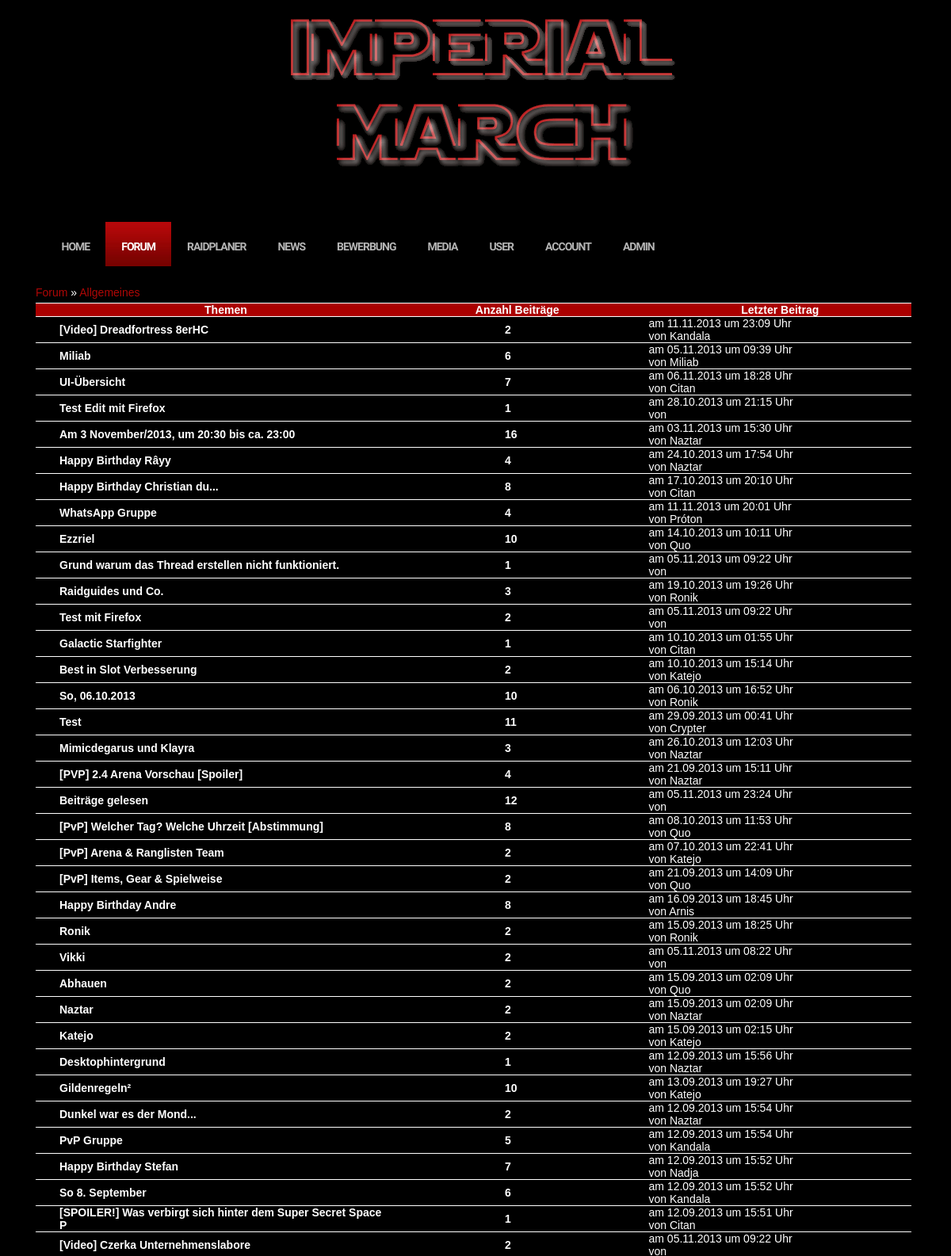
Screenshot of /showthreads_archiv.php?fid=33 (signed in, upper part) with the database file from the repository.
### tables this page shows
CREATE TABLE `forum_categories` (  `ID` int(255) unsigned NOT NULL AUTO_INCREMENT,  `position` int(255) NOT NULL,  `name` varchar(150) NOT NULL,  `description` varchar(255) NOT NULL,  `type` int(1) NOT NULL COMMENT '0 = Categorie; 1 = Forum',  `main_categorie` int(255) NOT NULL,  `active` int(1) NOT NULL COMMENT '0 = not visible; 1 = visible',  PRIMARY KEY (`ID`));

CREATE TABLE `forum_threads_archiv` (  `ID` int(255) unsigned NOT NULL AUTO_INCREMENT,  `fid` int(255) NOT NULL,  `topic` varchar(60) NOT NULL,  `closed` int(11) NOT NULL DEFAULT '0' COMMENT '0 = open; 1 = closed',  `created` timestamp NOT NULL DEFAULT CURRENT_TIMESTAMP,  `Sticky` tinyint(1) NOT NULL DEFAULT '0',  PRIMARY KEY (`ID`));

CREATE TABLE `forum_posts_archiv` (  `ID` int(255) unsigned NOT NULL AUTO_INCREMENT,  `tid` int(255) NOT NULL,  `fid` int(255) NOT NULL,  `username` varchar(60) NOT NULL,  `User_ID` int(11) NOT NULL,  `topic` varchar(60) NOT NULL,  `text` varchar(10000) NOT NULL,  `created` timestamp NOT NULL DEFAULT CURRENT_TIMESTAMP ON UPDATE CURRENT_TIMESTAMP,  PRIMARY KEY (`ID`));

CREATE TABLE IF NOT EXISTS `user` (
  `User_ID` int(10) unsigned NOT NULL AUTO_INCREMENT,
  `Email` varchar(100) NOT NULL,
  `Passwort` char(32) NOT NULL,
  `Mainchar` varchar(20) NOT NULL,
  `RLBildklein` varchar(160) DEFAULT NULL,
  `RLBildgross` varchar(160) DEFAULT NULL,
  `Vorname` varchar(60) DEFAULT NULL,
  `Name` varchar(60) DEFAULT NULL,
  `GebDatum` date DEFAULT NULL,
  `Ort` varchar(60) DEFAULT NULL,
  `Telefon` varchar(25) DEFAULT NULL,
  `oeffentlEmail` tinyint(1) DEFAULT NULL,
  `Beschreibung` varchar(1000) DEFAULT NULL,
  `Status` enum('aktiv','admin','deaktiviert','neu') DEFAULT 'neu',
  `Online` bigint(20) NOT NULL,
  PRIMARY KEY (`User_ID`),
  UNIQUE KEY `Mainchar` (`Mainchar`)
);

### src/db.inc (called while the page is built, shortened)
<?php
class Datenbank
{
    public $dbconn;
	public function __construct()
	{
        $this->dbconn = new mysqli("localhost","root","JK198dre1YotKah","IM_Website");
	}
	public function Get_Username($User_ID)
	{
		$Mainchar = "";
		$sql =	"SELECT Mainchar ".
				"FROM User ".
				"Where User_ID = ?;";
        $stmt = $this->dbconn->prepare($sql);
        $stmt->bind_param("i",$User_ID);
        $stmt->execute();
        $stmt->bind_result( $Mainchar );
        if($stmt->fetch())
            return $Mainchar;
        else
            return FALSE;
	}
	public function Get_Status($User_ID)
	{
	    $status="";
		$sql =	"SELECT Status ".
				"FROM User ".
				"Where User_ID = ?;";
        $stmt = $this->dbconn->prepare($sql);
        $stmt->bind_param("i",$User_ID);
        $stmt->execute();
        $stmt->bind_result( $status );
        if($stmt->fetch())
            return $status;
        else
            return FALSE;
	}
}
?>

### Forum/functions.php (called while the page is built)
<?php
function convertdate($date) {
$expDate = explode(" ", $date);
  $d    =    explode("-", $expDate[0]);
  $t    =    explode(":", $expDate[1]);
      return $d[2].'.'.$d[1].'.'.$d[0].' um '.$t[0].':'.$t[1].' Uhr';
}
function checkinput($input) {
	return $input;
}
?>

### showthreads_archiv.php (the view, shortened to what this page needs)
<?php
    include "./src/db.inc";
	$datenbank = new Datenbank();
	$Status = $datenbank->Get_Status($_SESSION['User_ID']);
	$Beitrag="";
   $timestamp = time();
   $datenbank->Useronline($_SESSION['User_ID'], $timestamp);
?>
<!DOCTYPE html PUBLIC "-//W3C//DTD XHTML 1.0 Strict//EN" "http://www.w3.org/TR/xhtml1/DTD/xhtml1-strict.dtd">
<html xmlns="http://www.w3.org/1999/xhtml">
<head>
<link href="./style.css" rel="stylesheet" type="text/css" media="screen" />
<link href="./forum.css" rel="stylesheet" type="text/css" media="screen" />
</head>
<body>
<div id="wrapper">
	<div id="header-wrapper">
		<div id="header">
			<div id="logo">
			</div>
		</div>
	</div>
	<div id="menu">
		<ul>
			 <li><a href="./login.php">Home</a></li>
             <li class="current_page_item"><a href="./overview.php">Forum</a></li>
             <li><a href="./raidplaner.php">Raidplaner</a></li>
			 <li><a href="#">News</a>
			</li>
			 <li><a href="./Bewerbungen.php">Bewerbung</a></li>
			 <li><a href="#">Media</a>
			 </li>
			 <li><a href="./User.php">User</a></li>
			 <li><a href="./Account.php">Account</a></li>
			<?php
			if($Status=='admin')
			{
			echo '<li><a href="./Admin.php">Admin</a></li>';
			}
			?>
		</ul>
	</div>
	<div id="page">
				<div id="contentforum">
					<div class="post">
						<div class="thread">
						<?php
							include './Forum/functions.php';
							  $fid = checkinput(trim($_GET['fid']));
							  $get_name = 'SELECT `name` FROM `forum_categories` WHERE `ID` = '.$fid.'';
							  $name = $db->query($get_name);
								$f_name = $name->fetch_assoc();
								echo '<p style="display: inline;"><a href="overview.php">Forum</a> &raquo; <a href="showthreads.php?fid='.$fid.'">'.$f_name['name'].'</a> </p>';
							  $sql = 'SELECT * FROM `forum_threads_archiv` ORDER BY `created` DESC';
							  $res = $db->query($sql);
							if($res->num_rows) {
							  echo '<table style="border:0; width:100%;" cellpadding="0" cellspacing="0" rules="rows" >
										<tr>
											<th style="background-color:#AA0000; width:30px;"></th>
											<th style="background-color:#AA0000; align:left;">&nbsp;&nbsp;Themen</th>
											<th style="background-color:#AA0000; width:30%">Anzahl Beiträge</th>
											<th style="background-color:#AA0000; width:30%">Letzter Beitrag</th>
										</tr>
									';
							  while(($row = $res->fetch_assoc()) != false) {
								$Anzahl = 'SELECT * FROM `forum_posts_archiv` WHERE `tid` = '.$row['ID'];
								$resource = $db->query($Anzahl);
								if($resource->num_rows)
								{
									$Zaehler = "";
								    while(($leer = $resource->fetch_assoc())!= false)
									{
										$Zaehler++;
									}
								}
								$last_post_q = 'SELECT * FROM `forum_posts_archiv` WHERE `tid` = '.$row['ID'].' ORDER BY `ID` DESC LIMIT 1';
								$l_p_res = $db->query($last_post_q);
								$last_post = $l_p_res->fetch_assoc();
								$username = $datenbank->Get_Username($last_post['User_ID']);
									echo '
										<tr>
											<td></td>
											<td>
												<img style="float: left;'.$Beitrag.' alt="altes Thema" />
												<a href="showposts_archiv.php?tid='.$row['ID'].'" style="font-size: 14px; font-weight: bold; font-family: Verdana,sans-serif; color: #ffffff; text-decoration: none;">'.$row['topic'].'</a>
											</td>
											<td>
											<div style="margin-left: 150px; font-size: 14px; font-weight: bold; font-family: Verdana,sans-serif; color: #ffffff; text-decoration: none;">';echo $Zaehler;echo'</div>
											</td>
											<td>
												am '.convertdate($last_post['created']).' <br /> von '.$username.'
											</td>
										</tr>';
							  }
								echo '</table>';
							}
							else
							{
								echo '<br /><br />Keine Themen vorhanden';
							}
							?>
						</div>
					</div>
				</div>
	</div>
</div>
</body>
</html>

### style.css (style rules this page uses)
body { margin: 0; padding: 0; background: #000000 url(img/site/NeuerHintergrundLogoKacheln1.png) no-repeat center top; background-size: 100%; background-attachment:fixed; font-family: Arial, Helvetica, sans-serif; font-size: 14px; color: #FFF; }
p, ul, ol { margin-top: 0; line-height: 180%; }
a { text-decoration: none; color: #AF0706; }
#wrapper { margin: 0 auto; padding: 0; }
#header-wrapper { height: 240px; }
#header { width: 960px; height: 240px; margin: 0 auto; }
#logo { background: #000000 url(img/site/banner.gif) no-repeat center top; width: 980px; height: 200px; margin: 20px auto; background-color: transparent; }
#menu { width: 1085px; height: 76px; margin: 0px auto; padding: 20px 20px 0px 20px; background-color: rgba(0, 0, 0, 0.8); }
#menu ul { margin: 0; padding: 0px 0px 0px 0px; list-style: none; line-height: normal; }
#menu li { float: left; }
#menu li a { display: block; padding: 3px 20px; text-decoration: none; }
#menu a { display: block; float: left; height: 56px; margin: 0px; padding: 0px 20px 0px 20px; line-height: 56px; letter-spacing: -1px; text-decoration: none; text-transform: uppercase; font-family: 'Graduate', serif; font-size: 14px; font-weight: bold; color: #B5B5B5; border: none; }
#menu .current_page_item a { background: url(img/site/img03.jpg) repeat-x left top; color: #FFFFFF; }
#page { width: 1150px; margin: -100px auto; padding: 0 0 0 0; background-color: rgba(0, 0, 0, 0.5); height: auto; url(img/site/page-gradient-bg.png) repeat-x left bottom; }
.post { clear: both; padding-bottom: 10px; }

### forum.css (style rules this page uses)
.thread { margin-top: 10px; margin-left: 40px; width: 1105px; }
.post { padding-top: 5px; }
#contentforum { margin-left: -20px; height: auto; background-color: rgba(0, 0, 0, 0.6); }

### rows the page displays
forum_categories: name "Allgemeines"
forum_threads_archiv: topic "[Video] Dreadfortress 8erHC", Zaehler "2", forum_posts_archiv.created "11.11.2013 um 23:09 Uhr", forum_posts_archiv.User_ID "Kandala"
forum_threads_archiv: topic "Miliab", Zaehler "6", forum_posts_archiv.created "05.11.2013 um 09:39 Uhr", forum_posts_archiv.User_ID "Miliab"
forum_threads_archiv: topic "UI-Übersicht", Zaehler "7", forum_posts_archiv.created "06.11.2013 um 18:28 Uhr", forum_posts_archiv.User_ID "Citan"
forum_threads_archiv: topic "Test Edit mit Firefox", Zaehler "1", forum_posts_archiv.created "28.10.2013 um 21:15 Uhr"
forum_threads_archiv: topic "Am 3 November/2013, um 20:30 bis ca. 23:00", Zaehler "16", forum_posts_archiv.created "03.11.2013 um 15:30 Uhr", forum_posts_archiv.User_ID "Naztar"
forum_threads_archiv: topic "Happy Birthday Râyy", Zaehler "4", forum_posts_archiv.created "24.10.2013 um 17:54 Uhr", forum_posts_archiv.User_ID "Naztar"
forum_threads_archiv: topic "Happy Birthday Christian du...", Zaehler "8", forum_posts_archiv.created "17.10.2013 um 20:10 Uhr", forum_posts_archiv.User_ID "Citan"
forum_threads_archiv: topic "WhatsApp Gruppe", Zaehler "4", forum_posts_archiv.created "11.11.2013 um 20:01 Uhr", forum_posts_archiv.User_ID "Próton"
forum_threads_archiv: topic "Ezzriel", Zaehler "10", forum_posts_archiv.created "14.10.2013 um 10:11 Uhr", forum_posts_archiv.User_ID "Quo"
forum_threads_archiv: topic "Grund warum das Thread erstellen nicht funktioniert.", Zaehler "1", forum_posts_archiv.created "05.11.2013 um 09:22 Uhr"
forum_threads_archiv: topic "Raidguides und Co.", Zaehler "3", forum_posts_archiv.created "19.10.2013 um 19:26 Uhr", forum_posts_archiv.User_ID "Ronik"
forum_threads_archiv: topic "Test mit Firefox", Zaehler "2", forum_posts_archiv.created "05.11.2013 um 09:22 Uhr"
forum_threads_archiv: topic "Galactic Starfighter", Zaehler "1", forum_posts_archiv.created "10.10.2013 um 01:55 Uhr", forum_posts_archiv.User_ID "Citan"
forum_threads_archiv: topic "Best in Slot Verbesserung", Zaehler "2", forum_posts_archiv.created "10.10.2013 um 15:14 Uhr", forum_posts_archiv.User_ID "Katejo"
forum_threads_archiv: topic "So, 06.10.2013", Zaehler "10", forum_posts_archiv.created "06.10.2013 um 16:52 Uhr", forum_posts_archiv.User_ID "Ronik"
forum_threads_archiv: topic "Test", Zaehler "11", forum_posts_archiv.created "29.09.2013 um 00:41 Uhr", forum_posts_archiv.User_ID "Crypter"
forum_threads_archiv: topic "Mimicdegarus und Klayra", Zaehler "3", forum_posts_archiv.created "26.10.2013 um 12:03 Uhr", forum_posts_archiv.User_ID "Naztar"
forum_threads_archiv: topic "[PVP] 2.4 Arena Vorschau [Spoiler]", Zaehler "4", forum_posts_archiv.created "21.09.2013 um 15:11 Uhr", forum_posts_archiv.User_ID "Naztar"
forum_threads_archiv: topic "Beiträge gelesen", Zaehler "12", forum_posts_archiv.created "05.11.2013 um 23:24 Uhr"
forum_threads_archiv: topic "[PvP] Welcher Tag? Welche Uhrzeit [Abstimmung]", Zaehler "8", forum_posts_archiv.created "08.10.2013 um 11:53 Uhr", forum_posts_archiv.User_ID "Quo"
forum_threads_archiv: topic "[PvP] Arena & Ranglisten Team", Zaehler "2", forum_posts_archiv.created "07.10.2013 um 22:41 Uhr", forum_posts_archiv.User_ID "Katejo"
forum_threads_archiv: topic "[PvP] Items, Gear & Spielweise", Zaehler "2", forum_posts_archiv.created "21.09.2013 um 14:09 Uhr", forum_posts_archiv.User_ID "Quo"
forum_threads_archiv: topic "Happy Birthday Andre", Zaehler "8", forum_posts_archiv.created "16.09.2013 um 18:45 Uhr", forum_posts_archiv.User_ID "Arnis"
forum_threads_archiv: topic "Ronik", Zaehler "2", forum_posts_archiv.created "15.09.2013 um 18:25 Uhr", forum_posts_archiv.User_ID "Ronik"
forum_threads_archiv: topic "Vikki", Zaehler "2", forum_posts_archiv.created "05.11.2013 um 08:22 Uhr"
forum_threads_archiv: topic "Abhauen", Zaehler "2", forum_posts_archiv.created "15.09.2013 um 02:09 Uhr", forum_posts_archiv.User_ID "Quo"
forum_threads_archiv: topic "Naztar", Zaehler "2", forum_posts_archiv.created "15.09.2013 um 02:09 Uhr", forum_posts_archiv.User_ID "Naztar"
forum_threads_archiv: topic "Katejo", Zaehler "2", forum_posts_archiv.created "15.09.2013 um 02:15 Uhr", forum_posts_archiv.User_ID "Katejo"
forum_threads_archiv: topic "Desktophintergrund", Zaehler "1", forum_posts_archiv.created "12.09.2013 um 15:56 Uhr", forum_posts_archiv.User_ID "Naztar"
forum_threads_archiv: topic "Gildenregeln²", Zaehler "10", forum_posts_archiv.created "13.09.2013 um 19:27 Uhr", forum_posts_archiv.User_ID "Katejo"
forum_threads_archiv: topic "Dunkel war es der Mond...", Zaehler "2", forum_posts_archiv.created "12.09.2013 um 15:54 Uhr", forum_posts_archiv.User_ID "Naztar"
forum_threads_archiv: topic "PvP Gruppe", Zaehler "5", forum_posts_archiv.created "12.09.2013 um 15:54 Uhr", forum_posts_archiv.User_ID "Kandala"
forum_threads_archiv: topic "Happy Birthday Stefan", Zaehler "7", forum_posts_archiv.created "12.09.2013 um 15:52 Uhr", forum_posts_archiv.User_ID "Nadja"
forum_threads_archiv: topic "So 8. September", Zaehler "6", forum_posts_archiv.created "12.09.2013 um 15:52 Uhr", forum_posts_archiv.User_ID "Kandala"
forum_threads_archiv: topic "[SPOILER!] Was verbirgt sich hinter dem Super Secret Space P", Zaehler "1", forum_posts_archiv.created "12.09.2013 um 15:51 Uhr", forum_posts_archiv.User_ID "Citan"
forum_threads_archiv: topic "[Video] Czerka Unternehmenslabore", Zaehler "2", forum_posts_archiv.created "05.11.2013 um 09:22 Uhr"
